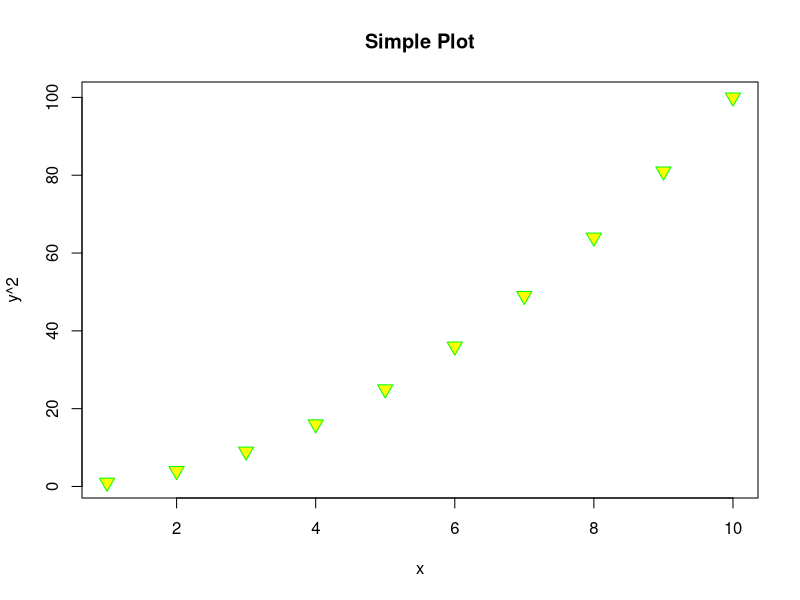
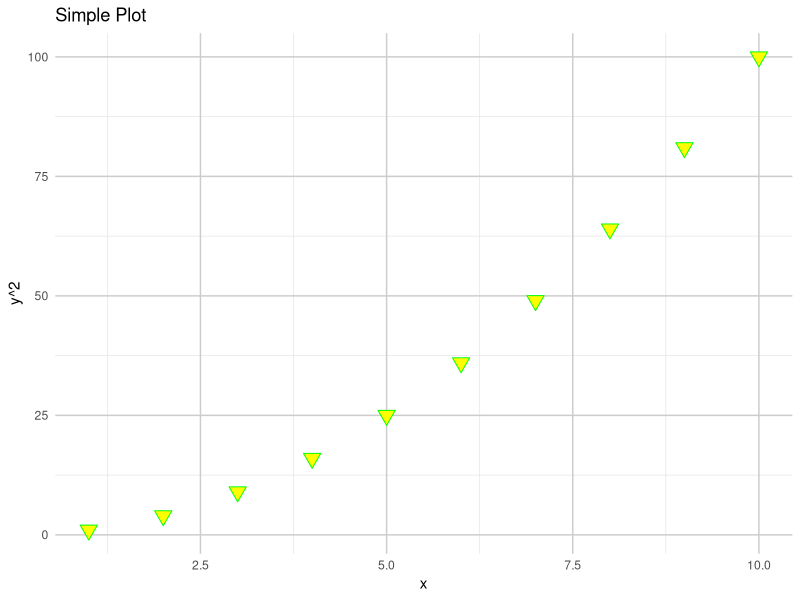
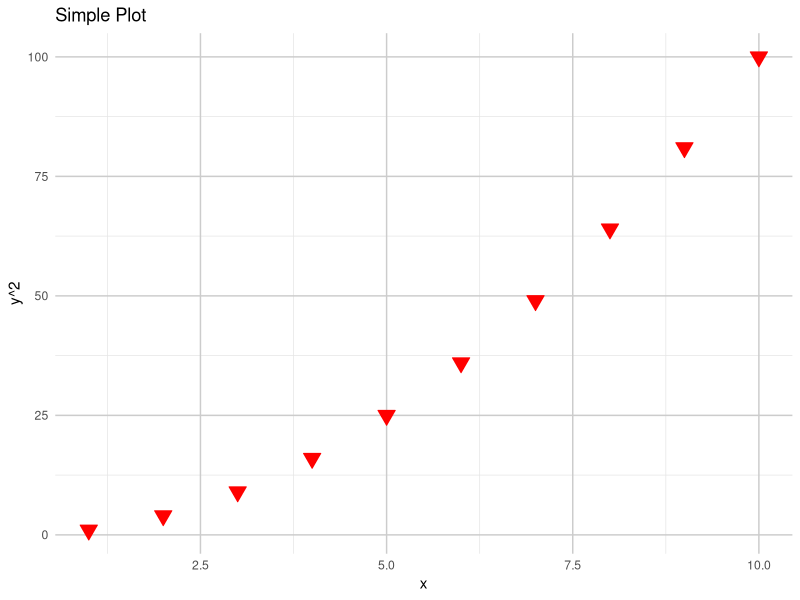

Recreate these plots in R, in order.
# Create data
x <- 1:10
y <- x^2

# Scatter plot with upside-down triangles
plot(x, y,
     main = "Simple Plot",
     xlab = "x",
     ylab = "y^2",
     pch = 25,        # upside-down triangle
     col = "green",     # border color
     bg = "yellow",      # fill color
     cex = 1.5        # point size scaling
)

# Add grid lines
grid




library(ggplot2)

# Create data
df <- data.frame(x = 1:10, y = (1:10)^2)

ggplot(df, aes(x, y)) +
  geom_point(shape = 25, color = "green", fill = "yellow", size = 4) +
  labs(
    title = "Simple Plot",
    x = "x",
    y = "y^2"
  ) +
  theme_minimal() +
  theme(
    panel.grid.major = element_line(color = "grey80", size = 0.5),
    panel.grid.minor = element_line(color = "grey90", size = 0.25)
  )

library(ggplot2)

# Create data
df <- data.frame(x = 1:10, y = (1:10)^2)

ggplot(df, aes(x, y)) +
  geom_point(shape = 25, color = "red", fill = "red", size = 4) +
  labs(
    title = "Simple Plot",
    x = "x",
    y = "y^2"
  ) +
  theme_minimal() +
  theme(
    panel.grid.major = element_line(color = "grey80", size = 0.5),
    panel.grid.minor = element_line(color = "grey90", size = 0.25)
  )

